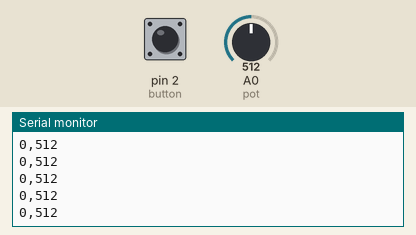
A sketch run on a simulated Arduino Uno, built with avr-gcc and run on an emulated ATmega328P. Shown: the last lines printed to the serial monitor. The test bench sets the inputs (shaded band); at power-on: A0 (pot) = 512, pin 2 (button) LOW.

Above: at 1.2 s.
1.3 s: A0 (pot) set to 0
At 2.0 s:
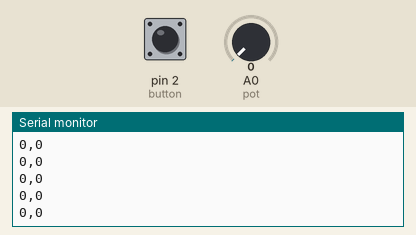
4.3 s: A0 (pot) set to 122
At 4.9 s:
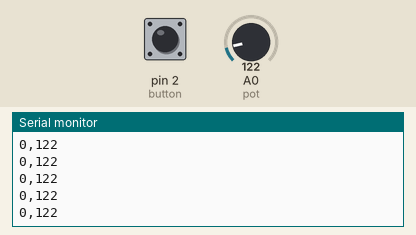
7.3 s: pin 2 (button) pulled HIGH for 0.15 s
Timing chart, 0 to 10.3 s (numbered marks = the images above; inputs shaded):
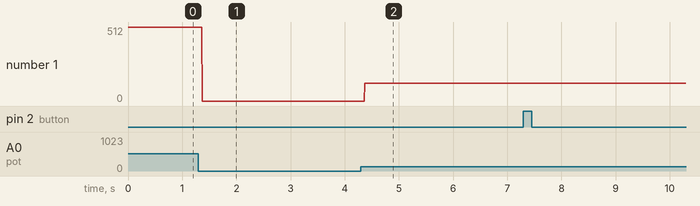

Measured:
- after the input at 1.3 s, the serial monitor: prints a new line after 0.07 s (image 1)
- after the input at 4.3 s, the serial monitor: prints a new line after 0.07 s (image 2)
- plotted number 1: 0 → 122 after the input at 4.3 s

The sketch:

MultipleInput.ino
```cpp
//Based on ITP Physical Computing Labs
//https://itp.nyu.edu/physcomp/labs/labs-serial-communication/lab-serial-input-to-the-p5-js-ide/
//https://itp.nyu.edu/physcomp/labs/labs-serial-communication/lab-serial-output-from-p5-js/
//https://itp.nyu.edu/physcomp/labs/labs-serial-communication/two-way-duplex-serial-communication-using-p5js/

//Input pin for button
const int button =  2;

const int pot = 0;

//Variable for keeping button state
int buttonState = 0;
int potValue = 0;
void setup() {

  //Starting serial communication
  Serial.begin(9600);

  //Set button pin as Input
  pinMode(button,INPUT);


}

void loop() {

  //Constantly read button pin
  buttonState = digitalRead(button);
  potValue = analogRead(pot);

  //Write data in serial port
  //(buttonState,potValue)

  Serial.print(buttonState);

  Serial.print(",");

  Serial.println(potValue);

  //Delay for stabilizing ADC

  delay(1);
}
```
